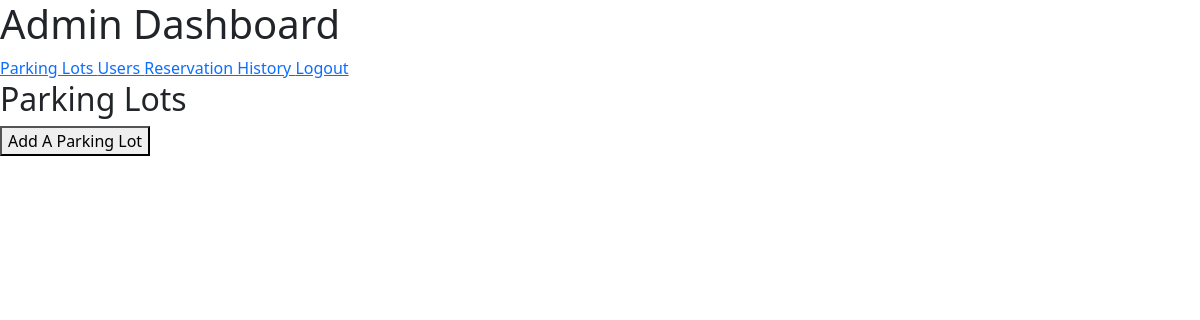
/admin/dashboard (signed in), run on an earlier commit of the app's database.
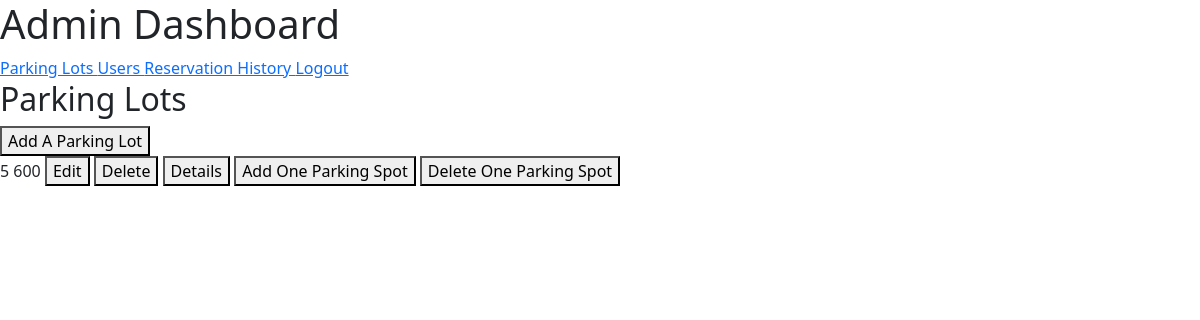
And on a later commit of the database.
### models/parkingInfo.py (models this page shows)
class ParkingLot(db.Model) :
    __tablename__ = "parkinglot"
    id = db.Column(db.Integer, primary_key = True, autoincrement = True)
    landmark = db.Column(db.String)
    noOfParkingSpots = db.Column(db.Integer)
    pricePerHr = db.Column(db.Integer)
    addressId = db.Column(db.Integer, db.ForeignKey("address.id"))
    address = db.relationship("Address", uselist = False, backref = "parkingLot")
    parkingSpots = db.relationship("ParkingSpot", backref = "parkingLot") #parking lot and parking spot is 1 - M

### controllers/adminDashboard.py (the view, shortened to what this page needs)
@adminbp.route("/dashboard", methods = ["GET", "POST"])
def dashboard() :
    if request.method == "GET" :
        return render_template("admin/adminDashboard.html", parkingLots = viewParkingLots())

### controllers/adminDashboard.py (called while the page is built)
@adminbp.before_request
def restrict() :
    if session.get("type") != "admin" :
        return redirect(url_for("general.signIn"))

def viewParkingLots() :
    return db.session.execute(db.select(ParkingLot)).scalars().all()

### templates/admin/adminDashboard.html (shortened to what this page needs)
<!DOCTYPE html>
<html>
    <head>
        <link rel = "stylesheet" href = "/static/bootstrap/css/bootstrap.min.css"/>
        <link rel = "stylesheet" href = "/static/css/style.css"/>
    </head>
    <body>
        <h1>
        </h1>
        <div>
            <a href = "/admin/dashboard">
                Parking Lots
            </a>
            <a href = "/admin/dashboard/users">
                Users
            </a>
            <a href = "/admin/dashboard/history">
                Reservation History
            </a>
            <a href = "/signIn">
                Logout
            </a>
        </div>
        <div>
            <h2>
                Parking Lots
            </h2>
        </div>
        <div>
            <form method = "POST" action = "/admin/dashboard">
                <button type = "submit" name = "action" value = "create">
                    Add A Parking Lot
                </button>
            </form>
        </div>
        <div>
            {% for parkingLot in parkingLots %}
                <div>
                    <form method = "POST" action = "/admin/dashboard">
                        {{ parkingLot.noOfParkingSpots }}
                        {{ parkingLot.pricePerHr }}
                        <button type = "submit" name = "action" value = "edit">
                            Edit
                        </button>
                        <button type = "submit" name = "action" value = "delete">
                            Delete
                        </button>
                        <button type = "submit" name = "action" value = "details">
                            Details
                        </button>
                        <button type = "submit" name = "action" value = "add1">
                            Add One Parking Spot
                        </button>
                        <button type = "submit" name = "action" value = "delete1">
                            Delete One Parking Spot
                        </button>
                    </form>
                </div>
            {% endfor %}
        </div>
    </body>
</html>

What changed in the data, as far as the page shows it:
added ParkingLot: noOfParkingSpots "5", pricePerHr "600"
